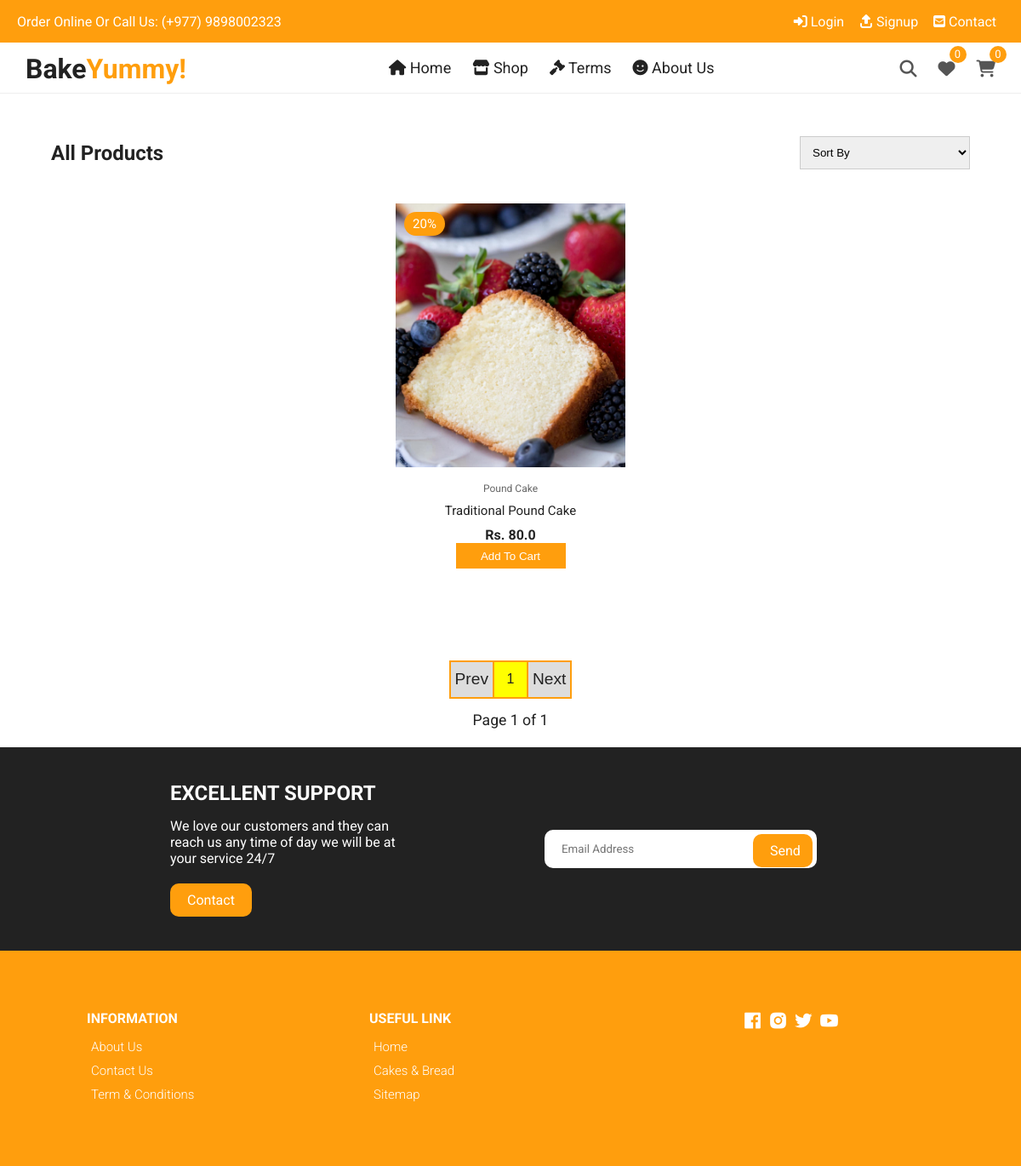
Screenshot of /products/ with the database file from the repository.
### home/models.py (models this page shows, shortened)
class Product(models.Model):
    id = models.AutoField(primary_key=True)
    name = models.CharField(max_length=200)
    desc = models.TextField()
    category = models.ForeignKey(Category, on_delete=models.CASCADE)
    weight = models.CharField(max_length=100)
    marked_price = models.FloatField()
    selling_price = models.FloatField()
    available_quantity = models.PositiveIntegerField(default=0) #Remove this default option in the final project
    photo = models.ImageField(upload_to='products/')
    return_policy = models.CharField(max_length=255)
    slug = models.SlugField()
    tags = models.CharField(max_length=300, default='')
    modified_date = models.DateField(auto_now=True)
    users_wishlist = models.ManyToManyField(User, blank=True, related_name='user_wishlist')
    @property
    def discount_percent(self):
        discount = (self.marked_price - self.selling_price)/self.marked_price
        return str(floor(discount * 100))

class Category(models.Model):
    id = models.AutoField(primary_key=True)
    title = models.CharField(max_length=200)
    slug = models.SlugField()

### home/views.py (the view)
# urls.py: path('products/', productlist, name='products'),
def productlist(request):
    sort = request.GET.get('sort', 1)
    sortint = int(sort)
    if sortint == 1:
        allprod = Product.objects.all().order_by('-id')
    elif sortint == 2:
        allprod = Product.objects.all().order_by('selling_price')
    elif sortint == 3:
        allprod = Product.objects.all().order_by('-selling_price')
    else:
        allprod = Product.objects.all().order_by('-id')
    paginator = Paginator(allprod, 8)
    page_number = request.GET.get('page', 1)
    page_obj = paginator.get_page(page_number)
    total_pages = page_obj.paginator.num_pages
    pages = []
    pp = int(page_number) - 2
    p = int(page_number) - 1
    pn = int(page_number)
    n = int(page_number) + 1
    nn = int(page_number) + 2
    set1 = {pp, p, pn, n, nn}
    for i in range(total_pages):
        i+=1
        pages.append(i)
    set2 = set(pages)
    set3 = set1.intersection(set2)
    pagelist = list(set3)
    if request.user.is_authenticated:
        products = Product.objects.filter(users_wishlist=request.user)
        wishlistcount = products.count()
        cartprod = MyCart.objects.filter(user=request.user)
        cartprodcount = cartprod.count()
    else:
        wishlistcount = ''
        cartprodcount = ''
    context = {
        'allprod':page_obj,
        'pagelist':pagelist,
        'currentpage':pn,
        'sortint':sortint,
        'wishlistcount': wishlistcount,
        'cartprodcount': cartprodcount,
    }
    return render(request, 'home/productlist.html', context)

### templates/home/productlist.html (shortened to what this page needs)
{% extends 'base.html' %}
{% load static %}
{% block maincontent %}
<section class="section all-products" id="products">
    <div class="top container">
      <h1>All Products</h1>
      <form action="{% url 'products' %}" method="GET" class="sortform">
        <select name='sort'>
          <option value="1">Sort By</option>
        </select>
      </form>
    </div>
    <div class="product-center">
        {% for pro in allprod %}
        <div class="product-item">
            <div class="overlay">
                <a href="{% url 'productdetail' pro.id %}" class="product-thumb">
                    <img src="{{ pro.photo.url }}" alt="" />
                </a>
                <span class="discount">{{pro.discount_percent}}%</span>
            </div>
            <div class="product-info">
                <span>{{ pro.category.title}}</span>
                <a href="{% url 'productdetail' pro.id %}">{{ pro.name }}</a>
                <h4>Rs. {{ pro.selling_price }}</h4>
                {% if pro.available_quantity > 0 %}
                    <div class="cartbutton">
                    {% if user.is_authenticated %}
                        <button data-id="{{pro.id}}" data-url="{% url 'add_to_cart' %}" class="initialbutton ib{{pro.id}}">Add To Cart</button>
                        <button data-id="{{pro.id}}" data-url="{% url 'remove_from_cart' %}" class="minusbutton mb{{pro.id}}">-</button>
                        <span data-id="{{pro.id}}"class="buttontext bt{{pro.id}}"></span>
                        <button data-id="{{pro.id}}" data-url="{% url 'add_to_cart' %}" class="plusbutton pb{{pro.id}}">+</button>
                        {% else %}
                        <button class="initialbutton show-message-popup">Add To Cart</button>
                        {% endif %}
                    </div>
                {% else %}
                    <div class="cartbutton">
                        <button class="initialbuttondisabled" style="cursor: not-allowed;background: rgb(3, 180, 211);">Out of Stock</button>
                    </div>
                {% endif %}
            </div>
            <ul class="icons">
                <a href="{% url 'productdetail' pro.id %}"><li> Quick View</li></a>
            </ul>
        </div>
        {% endfor %}
    </div>
  </section>
  <section class="paginatorcontainer">
    <div class="paginatorwrapper">
        {% if allprod.has_previous %}
            <button><a href="?page={{allprod.previous_page_number}}">Previous</a></button>
        {% else %}
            <button disabled>Prev</button>
        {% endif %}
        {% for page in pagelist %}
        <button><a href="?page={{page}}" class='page{{page}}'>{{page}}</a></button>
        {% endfor %}
        {% if allprod.has_next %}
            <button><a href="?page={{allprod.next_page_number}}">Next</a></button>
        {% else %}
        <button disabled>Next</button>
        {% endif %}
    </div>
    <div class="paginatordetail">
    <span>Page {{ allprod.number }} of {{ allprod.paginator.num_pages }}</span>
    </div>
</section>
{% endblock maincontent %}

### static/css/styles.css (style rules this page uses)
:root { --white: #fff; --black: #222; --yellow: #ff9e0d; --grey1: #f0f0f0; --grey2: #e9d7d3; }
*, *::before, *::after { margin: 0; padding: 0; box-sizing: inherit; }
html { box-sizing: border-box; font-size: 62.5%; }
body { font-family: "Roboto", sans-serif; font-size: 1.6rem; background-color: var(--white); color: var(--black); font-weight: 400; font-style: normal; }
a { text-decoration: none; color: var(--black); }
.container { max-width: 114rem; margin: 0 auto; padding: 0 3rem; }
.section { padding: 5rem 0 5rem 0; overflow: hidden; }
.product-center { display: flex; align-items: center; justify-content: center; flex-wrap: wrap; max-width: 120rem; margin: 0 auto; padding: 0 2rem; }
.product-item { position: relative; width: 27rem; margin: 0 auto; margin-bottom: 3rem; }
.product-thumb { height: 31rem; width: 100%; display: inline-block; }
.product-thumb img { width: 100%; height: 31rem; object-fit: cover; transition: all 500ms linear; }
.product-info { padding: 1rem; text-align: center; }
.product-info span { display: inline-block; font-size: 1.2rem; color: #666; margin-bottom: 1rem; }
.product-info a { font-size: 1.5rem; display: block; margin-bottom: 1rem; transition: all 300ms ease; }
.cartbutton { display: flex; align-items: center; justify-content: center; }
.cartbutton .initialbutton, .cartbutton .initialbuttondisabled, .cartbutton .plusbutton, .cartbutton .buttontext, .cartbutton .minusbutton, .cartbutton .quickviewbutton { height: 30px; width: 129px; border: none; outline: none; background: var(--yellow); color: #fff; cursor: pointer; transition: 250ms; }
.product-item .icons { position: absolute; left: 50%; top: 35%; width: fit-content; transform: translate(-50%); display: flex; align-items: center; display: flex; align-items: center; justify-content: center; }
.product-item .overlay { position: relative; overflow: hidden; cursor: pointer; width: 100%; }
.product-item .discount { position: absolute; top: 1rem; left: 1rem; background-color: var(--yellow); padding: 0.5rem 1rem; color: var(--white); border-radius: 2rem; font-size: 1.5rem; }
.section .top { display: flex; align-items: center; justify-content: space-between; margin-bottom: 4rem; }
.all-products .top select { font-family: "Poppins", sans-serif; width: 20rem; padding: 1rem; border: 1px solid #ccc; }
form { position: relative; z-index: 1; }
.paginatorcontainer { height: 120px; width: 100%; display: flex; align-items: center; justify-content: center; flex-direction: column; }
.paginatorwrapper { height: 45px; width: fit-content; display: flex; flex-direction: row; }
.paginatorwrapper button { border: 2px solid var(--yellow); border-right: none; outline: none; background: transparent; height: 100%; min-width: 40px; width: fit-content; transition: .2s; display: flex; justify-content: center; align-items: center; }
.paginatorwrapper button:last-child { border-right: 2px solid var(--yellow); }
.paginatorwrapper button a { text-decoration: none; color: var(--black); font-size: 1.2em; margin: 0 5px; display: inline-block; width: 100%; }
.paginatorwrapper button:disabled { background: #ddd; cursor: default; color: var(--black); font-size: 1.2em; padding: 0 5px; }
button.activepage { background: #ff0; }
button.activepage a { color: var(--black); }
.paginatordetail { margin-top: 15px; height: 25px; width: fit-content; }
.paginatordetail span { color: var(--black); font-size: 1.1em; height: 25px; }

### rows the page displays
Product: photo (picture), discount_percent "20", category "Pound Cake", name "Traditional Pound Cake", selling_price "80.0", available_quantity "Add To Cart"

### other values shown
{{ page }} "1"
{{ allprod.number }} "1"
{{ allprod.paginator.num_pages }} "1"
